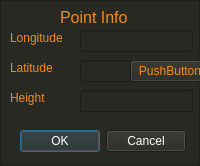
<?xml version="1.0" encoding="UTF-8"?>
<ui version="4.0">
 <class>Frame</class>
 <widget class="QFrame" name="Frame">
  <property name="geometry">
   <rect>
    <x>0</x>
    <y>0</y>
    <width>200</width>
    <height>166</height>
   </rect>
  </property>
  <property name="windowTitle">
   <string>Frame</string>
  </property>
  <property name="styleSheet">
   <string notr="true">background-color:rgb(40, 41, 35);
color:rgb(241, 141, 27);</string>
  </property>
  <property name="frameShape">
   <enum>QFrame::StyledPanel</enum>
  </property>
  <property name="frameShadow">
   <enum>QFrame::Raised</enum>
  </property>
  <widget class="QDialogButtonBox" name="buttonBox">
   <property name="geometry">
    <rect>
     <x>20</x>
     <y>130</y>
     <width>166</width>
     <height>22</height>
    </rect>
   </property>
   <property name="styleSheet">
    <string notr="true">color:white;</string>
   </property>
   <property name="standardButtons">
    <set>QDialogButtonBox::Cancel|QDialogButtonBox::Ok</set>
   </property>
  </widget>
  <widget class="QLineEdit" name="longtitudeLine">
   <property name="geometry">
    <rect>
     <x>80</x>
     <y>30</y>
     <width>113</width>
     <height>22</height>
    </rect>
   </property>
  </widget>
  <widget class="QLabel" name="longtitude">
   <property name="geometry">
    <rect>
     <x>10</x>
     <y>30</y>
     <width>59</width>
     <height>16</height>
    </rect>
   </property>
   <property name="text">
    <string>Longitude</string>
   </property>
  </widget>
  <widget class="QLabel" name="latitude">
   <property name="geometry">
    <rect>
     <x>10</x>
     <y>60</y>
     <width>59</width>
     <height>16</height>
    </rect>
   </property>
   <property name="text">
    <string>Latitude</string>
   </property>
  </widget>
  <widget class="QLineEdit" name="latitudeLine">
   <property name="geometry">
    <rect>
     <x>80</x>
     <y>60</y>
     <width>113</width>
     <height>22</height>
    </rect>
   </property>
  </widget>
  <widget class="QLabel" name="height">
   <property name="geometry">
    <rect>
     <x>10</x>
     <y>90</y>
     <width>59</width>
     <height>16</height>
    </rect>
   </property>
   <property name="text">
    <string>Height</string>
   </property>
  </widget>
  <widget class="QLineEdit" name="heighLine">
   <property name="geometry">
    <rect>
     <x>80</x>
     <y>90</y>
     <width>113</width>
     <height>22</height>
    </rect>
   </property>
  </widget>
  <widget class="QLabel" name="title">
   <property name="geometry">
    <rect>
     <x>60</x>
     <y>4</y>
     <width>81</width>
     <height>26</height>
    </rect>
   </property>
   <property name="font">
    <font>
     <pointsize>12</pointsize>
    </font>
   </property>
   <property name="text">
    <string>Point Info</string>
   </property>
  </widget>
  <widget class="QPushButton" name="pushButton">
   <property name="geometry">
    <rect>
     <x>130</x>
     <y>60</y>
     <width>80</width>
     <height>22</height>
    </rect>
   </property>
   <property name="text">
    <string>PushButton</string>
   </property>
  </widget>
 </widget>
 <resources/>
 <connections/>
</ui>
